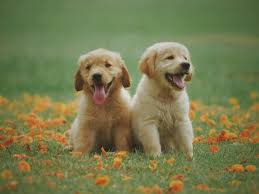
#> input picture Novice/Computer Vision/img.png, 259 x 194 px
$ jupyter execute starter.ipynb
#> lines starting #> are read from the running program, lines starting #| are printed output that depends on the picture
# Computer Vision - Novice Level

Pick **ONE** task and complete it.

**Tasks:**
1. Image Basics
2. Image Filters
3. Simple Classifier

[cell 1]
#Image Basics - Novice Project

#This notebook demonstrates image basics for computer vision.
#Steps:
#1. Load an image using OpenCV
#2. Convert it from BGR (OpenCV’s default) to RGB (for correct color display)
#3. Convert the same image to grayscale
#4. Display all images side-by-side using Matplotlib

[cell 2]
#Imports all required modules
import cv2
import matplotlib.pyplot as plt
import numpy as np

## Task 1: Image Basics

[cell 3]
#Reads the image in the folder and returns as an array
image = cv2.imread("img.png")
#> image is the input picture: shape (194, 259, 3); mean B, G, R 78.5, 122, 119.3

[cell 4]
#Converts the image from BGR to RGB to be displayed properly
image_rgb = cv2.cvtColor(image, cv2.COLOR_BGR2RGB)

[cell 5]
#Takes the image again and coverts it from BGR to Grayscale
gray = cv2.cvtColor(image, cv2.COLOR_BGR2GRAY)
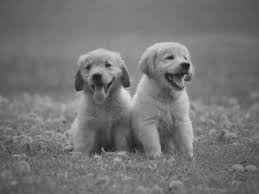
#> gray: shape (194, 259); min 20, max 227, mean 116.2

[cell 6]
#Returns a shape tuple with 3 values and lables each value h, w, & c respectively
h, w, c = image_rgb.shape
#> h = 194; w = 259; c = 3
#created a variable as a formatted stringed to be used later
dim_text = f"Dimensions: {h} x {w} x {c}"
#> dim_text = 'Dimensions: 194 x 259 x 3'

[cell 7]
#Creates an area of width 10 and height 4 for the images to be displayed
plt.figure(figsize=(10,4))
#Divides are into 1 row and 2 columns and select left column
plt.subplot(1,2,1)
#Shows original image in rgb on selected column and titles it "Original Image"
plt.imshow(image_rgb)
plt.title("Original Image")
#hides axis ticks and labels
plt.axis("off")
#displays the dimensions in the selected x & y locations, sets a background colour, font size & text colour of black, 10 & white respectively
plt.text(10, -25, dim_text, color='white', fontsize=10, backgroundcolor='black')

#Divides are into 1 row and 2 columns and select right column
plt.subplot(1,2,2)
#Shows grayscale image with a colour map of gray on selected column and titles it "Grayscale Image"
plt.imshow(gray, cmap='gray')
plt.title("Grayscale Image")
#hides axis ticks and labels
plt.axis("off")

#adjusts spacing between subplots so titles and labels don’t overlap and renders the image
plt.tight_layout()
plt.show()
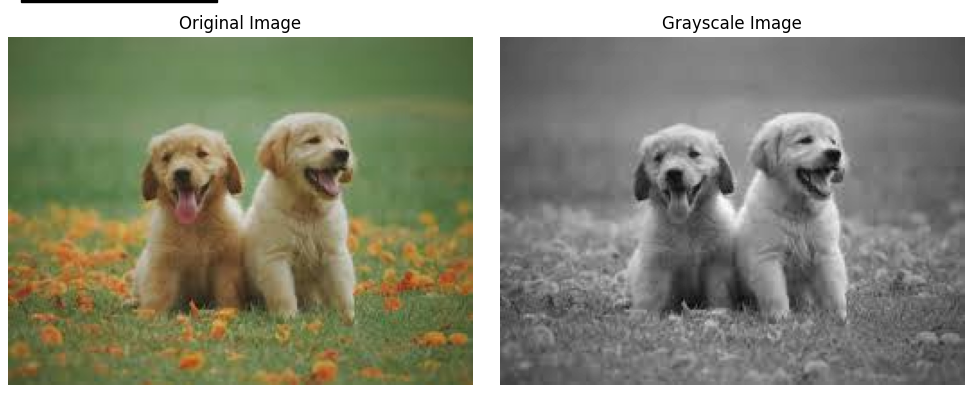
#> figure drawn by matplotlib, 2 panels
